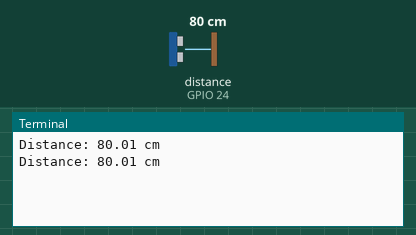
This program was run on a simulated Raspberry Pi (BCM pin numbers). On the bench: the last lines printed to the terminal. Inputs (shaded band) come from the test bench; at power-on: distance to the obstacle (sensor on GPIO 24) 80 cm. The echo pulse lasts 58.3 µs per cm; the clock reads 2024-03-15 10:24:30 at power-on unless the program sets it.

Above: at 1.2 s.
1.3 s: distance to the obstacle (sensor on GPIO 24) set to 2 cm
At 2.6 s:
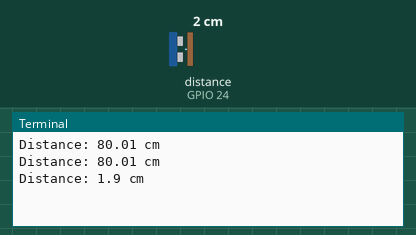
2.8 s: distance to the obstacle (sensor on GPIO 24) set to 4 cm
At 3.6 s:
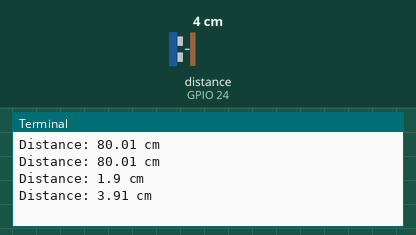
Timing chart, 0 to 5.8 s (numbered marks = the images above; inputs shaded):
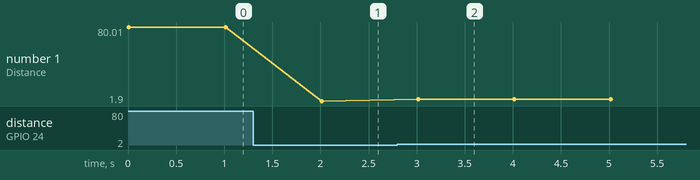

The program:

ultrasonic.py
```python
import lgpio as GPIO
import time

TRIG = 23
ECHO = 24

h=GPIO.gpiochip_open(0)
GPIO.gpio_claim_input(h, ECHO)
GPIO.gpio_claim_output(h, TRIG,)

def get_distance():
    GPIO.gpio_write(h, TRIG, 0)
    time.sleep(0.000002)
    GPIO.gpio_write(h, TRIG, 1)
    time.sleep(0.00001)
    GPIO.gpio_write(h, TRIG, 0)

    while GPIO.gpio_read(h, ECHO) == 0:
        pulse_start = time.time()

    while GPIO.gpio_read(h, ECHO) == 1:
        pulse_end = time.time()

    pulse_duration = pulse_end - pulse_start
    distance = round(pulse_duration * 17150, 2)
    return distance

if __name__ == "__main__":
    try:
        while True:
            dist = get_distance()
            print(f"Distance: {dist} cm")
            time.sleep(1)
    except KeyboardInterrupt:
        GPIO.gpiochip_close(h)
        print("Exiting...")
```

Measured:
- after the input at 1.3 s, the terminal: prints a new line after 0.71 s (image 1)
- after the input at 2.8 s, the terminal: prints a new line after 0.22 s (image 2)
- plotted number 1: 80.01 → 1.9 after the input at 1.3 s, 1.9 → 3.91 after the input at 2.8 s
